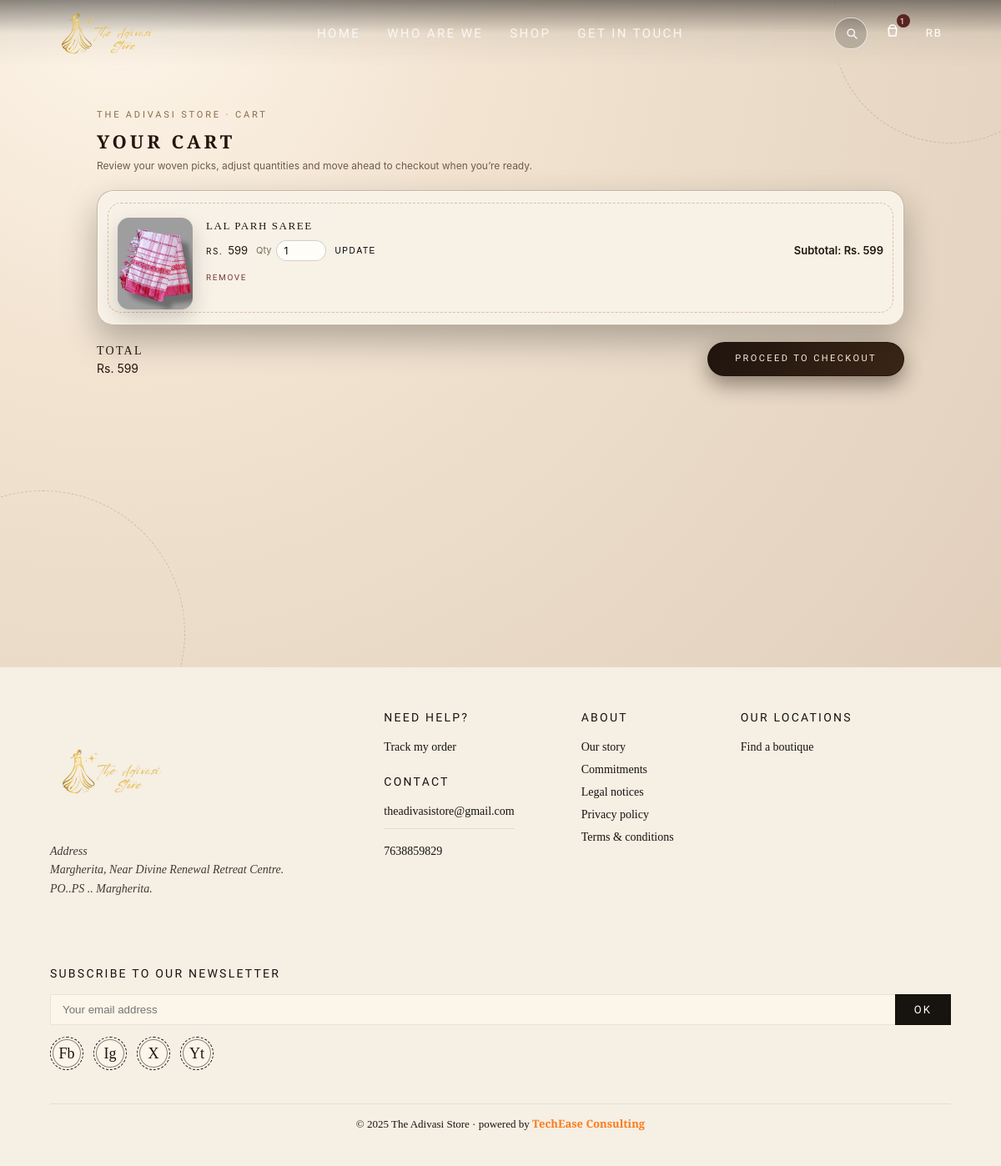
Screenshot of /cart (signed in) with the database file from the repository.
### app.py (models this page shows, shortened)
class User(UserMixin, db.Model):
    id = db.Column(db.Integer, primary_key=True)
    email = db.Column(db.String(150), unique=True, nullable=False)
    name = db.Column(db.String(150))
    password_hash = db.Column(db.String(255), nullable=False)
    is_admin = db.Column(db.Boolean, default=False)
    phone = db.Column(db.String(30))
    nearest_post_office = db.Column(db.String(150))
    pincode = db.Column(db.String(20))
    address_line1 = db.Column(db.String(255))
    address_line2 = db.Column(db.String(255))
    created_at = db.Column(db.DateTime, default=datetime.utcnow)
    @property
    def initials(self):
        if self.name:
            parts = self.name.strip().split()
            if len(parts) == 1:
                return parts[0][:2].upper()
            return (parts[0][0] + parts[-1][0]).upper()
        return (self.email[:2] if self.email else "GU").upper()

class CartItem(db.Model):
    id = db.Column(db.Integer, primary_key=True)
    user_id = db.Column(db.Integer, db.ForeignKey("user.id"), nullable=False)
    product_name = db.Column(db.String(255), nullable=False)
    product_price = db.Column(db.Float, nullable=False)
    product_image = db.Column(db.String(500))
    product_size = db.Column(db.String(50))
    product_color = db.Column(db.String(50))
    product_db_id = db.Column(db.Integer, db.ForeignKey("product.id"), nullable=True)
    quantity = db.Column(db.Integer, default=1)
    created_at = db.Column(db.DateTime, default=datetime.utcnow)

### app.py (the view)
@app.route("/cart")
@login_required
def cart():
    if current_user.is_admin:
        return redirect(url_for("admin_dashboard"))
    items = CartItem.query.filter_by(user_id=current_user.id).all()
    total = sum(i.product_price * i.quantity for i in items)
    return render_template("cart.html", items=items, total=total)

### app.py (called while the page is built)
@login_manager.user_loader
def load_user(user_id):
    return User.query.get(int(user_id))

@app.context_processor
def inject_cart_info():
    cart_count = 0
    if current_user.is_authenticated and not getattr(current_user, "is_admin", False):
        cart_count = (
            db.session.query(db.func.coalesce(db.func.sum(CartItem.quantity), 0))
            .filter_by(user_id=current_user.id)
            .scalar()
            or 0
        )
    cart_just_added = session.pop("cart_just_added", False)
    return dict(
        cart_count=int(cart_count),
        cart_just_added=bool(cart_just_added),
    )

### templates/cart.html (shortened to what this page needs)
{% extends "base.html" %}
{% block content %}
<main>
  <section class="section cart-page">
    <div class="cart-shell">
      <header class="cart-header">
        <div class="cart-kicker">The Adivasi Store · Cart</div>
        <h1 class="cart-title">Your Cart</h1>
        <p class="cart-sub">
          Review your woven picks, adjust quantities and move ahead to checkout when you’re ready.
        </p>
      </header>
      {% if items %}
        <div class="cart-card">
          <div class="cart-list">
            {% for item in items %}
              <div class="cart-item-row">
                {% if item.product_image %}
                  <div class="cart-item-thumb">
                    <img src="{{ item.product_image }}" alt="{{ item.product_name }}">
                  </div>
                {% endif %}
                <div class="cart-item-main">
                  <div class="cart-item-name">
                    {{ item.product_name }}
                  </div>
                  <div class="cart-item-controls">
                    <span class="cart-item-price">
                      <span class="cart-item-price-label">Rs.</span>
                      {{ "%.0f"|format(item.product_price) }}
                    </span>
                    <form method="POST"
                          action="{{ url_for('update_cart_item', item_id=item.id) }}"
                          class="cart-qty-form">
                      <span class="cart-qty-label">Qty</span>
                      <input type="number"
                             name="quantity"
                             value="{{ item.quantity }}"
                             min="1"
                             class="cart-qty-input">
                      <button type="submit" class="cart-qty-update">
                        Update
                      </button>
                    </form>
                    <span class="cart-item-subtotal">
                      Subtotal: Rs. {{ "%.0f"|format(item.product_price * item.quantity) }}
                    </span>
                  </div>
                  <form method="POST"
                        action="{{ url_for('remove_cart_item', item_id=item.id) }}"
                        class="cart-remove-form">
                    <button type="submit" class="cart-remove-btn">
                      Remove
                    </button>
                  </form>
                </div>
              </div>
            {% endfor %}
          </div>
        </div>
        <div class="cart-summary">
          <div>
            <div class="cart-total-label">Total</div>
            <div class="cart-total-value">
              Rs. {{ "%.0f"|format(total) }}
            </div>
          </div>
          <a href="{{ url_for('checkout') }}" class="cart-checkout-btn">
            Proceed to checkout
          </a>
        </div>
      {% endif %}
    </div>
  </section>
</main>
{% endblock %}

### templates/base.html (shortened to what this page needs)
<!DOCTYPE html>
<html lang="en">
<head>
  <link rel="stylesheet"
        href="https://cdnjs.cloudflare.com/ajax/libs/font-awesome/6.5.1/css/all.min.css"
 />
</head>
<body>
  <header class="site-header" id="site-header">
    <div class="site-logo">
      <a href="{{ url_for('home') }}" aria-label="Go to Home">
        <img src="{{ url_for('static', filename='images/logo22.png') }}" alt="Brand Logo">
      </a>
    </div>
    <nav class="nav-main" aria-label="Main navigation">
      <ul class="nav-links">
        <li><a href="/home">Home</a></li>
        <li><a href="/about">WHO ARE WE</a></li>
        <li><a href="/shop">Shop</a></li>
        <li><a href="/contact">Get In Touch</a></li>
      </ul>
    </nav>
    <div class="nav-actions">
      <div class="nav-search" id="nav-search">
        <button class="search-icon" id="search-button" aria-label="Search">
          <svg viewBox="0 0 24 24" aria-hidden="true">
            <circle cx="11" cy="11" r="5.5"></circle>
            <line x1="15" y1="15" x2="20" y2="20"></line>
          </svg>
        </button>
      </div>
      <div class="nav-cart" title="Cart" data-count="{{ cart_count }}">
        <svg viewBox="0 0 24 24" aria-hidden="true">
          <path d="M8 9c0-2.2 1.8-4 4-4s4 1.8 4 4"></path>
          <path d="M7 9h10l-1 9H8L7 9z"></path>
        </svg>
      </div>
      <div class="nav-login">
        {% if current_user.is_authenticated %}
          <a href="{{ url_for('profile') }}">
            <span>{{ current_user.initials }}</span>
          </a>
        {% else %}
          <a href="{{ url_for('login') }}">
            <span>Login</span>
          </a>
        {% endif %}
      </div>
    </div>
  </header>
  {% block content %}{% endblock %}
  <footer class="site-footer">
    <div class="footer-top">
      <div class="footer-logo">
        <a href="{{ url_for('home') }}" aria-label="Go to Home">
          <img src="{{ url_for('static', filename='images/logo22.png') }}" alt="Brand Footer Logo">
        </a>
        <div class="footer-address">
          <em>
            Address<br>
            Margherita, Near Divine Renewal Retreat Centre.<br>
            PO..PS .. Margherita.
          </em>
        </div>
      </div>
      <div class="footer-column">
        <div class="footer-column-title">Need Help?</div>
        <ul>
          <li><a href="{{ url_for('my_orders') }}">Track my order</a></li>
        </ul>
        <br>
        <div class="footer-column-title">Contact</div>
        <ul>
          <li><a href="mailto:theadivasistore@gmail.com">theadivasistore@gmail.com</a></li>
        </ul>
        <ul class="footer-contact-extra">
          <li><a href="tel:7638859829">7638859829</a></li>
        </ul>
      </div>
      <div class="footer-column">
        <div class="footer-column-title">About</div>
        <ul>
          <li><a href="#">Our story</a></li>
          <li><a href="#">Commitments</a></li>
          <li><a href="#">Legal notices</a></li>
          <li><a href="#">Privacy policy</a></li>
          <li><a href="#">Terms &amp; conditions</a></li>
        </ul>
      </div>
      <div class="footer-column">
        <div class="footer-column-title">Our Locations</div>
        <ul>
          <li><a href="#">Find a boutique</a></li>
        </ul>
      </div>
      <div class="footer-newsletter">
        <div class="footer-column-title">Subscribe to our Newsletter</div>
        <div class="footer-newsletter-input">
          <input type="email" placeholder="Your email address">
          <button type="button">OK</button>
        </div>
        <div class="footer-socials">
          <a href="#" class="social-badge">Fb</a>
          <a href="#" class="social-badge">Ig</a>
          <a href="#" class="social-badge">X</a>
          <a href="#" class="social-badge">Yt</a>
        </div>
      </div>
    </div>
    <div class="footer-bottom">
      <span>
  &copy; 2025 The Adivasi Store · powered by
  <a href="https://techeaseconsulting.com/"
     target="_blank"
     rel="noopener noreferrer"
     class="funky-link">
    TechEase Consulting
  </a>
</span>
    </div>
  </footer>
</body>
</html>

### rows the page displays
User: initials "RB"
CartItem: product_image (picture), product_name "LAL PARH SAREE", product_price "599", quantity "1", item.product_price*item.quantity "599"

### other values shown
{{ "%.0f"|format(total) }} "599"
